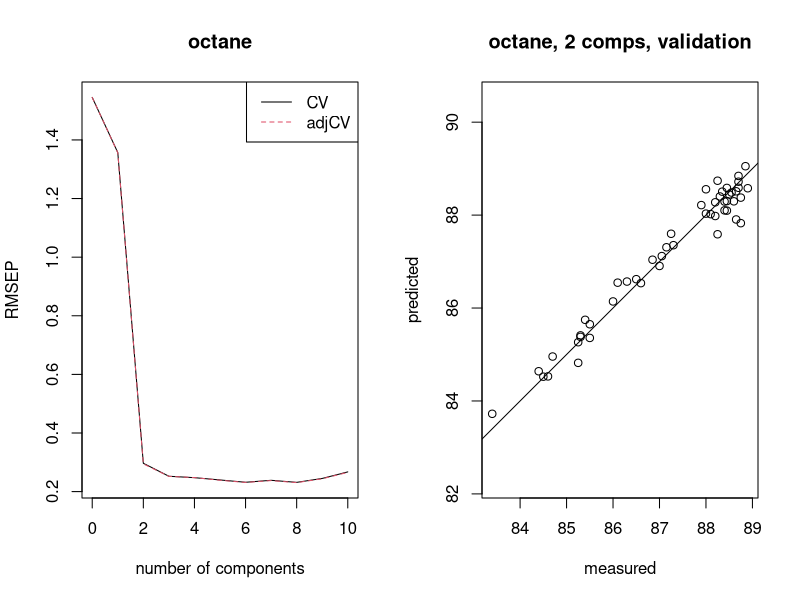
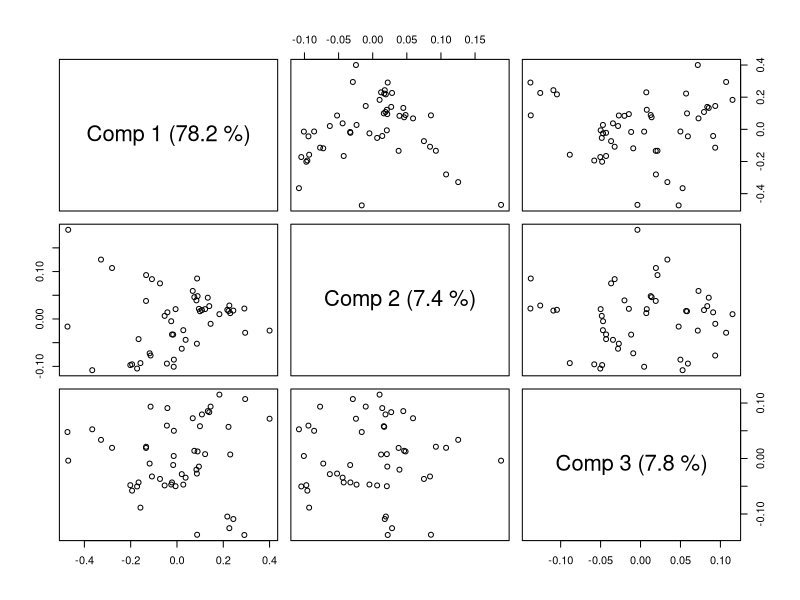
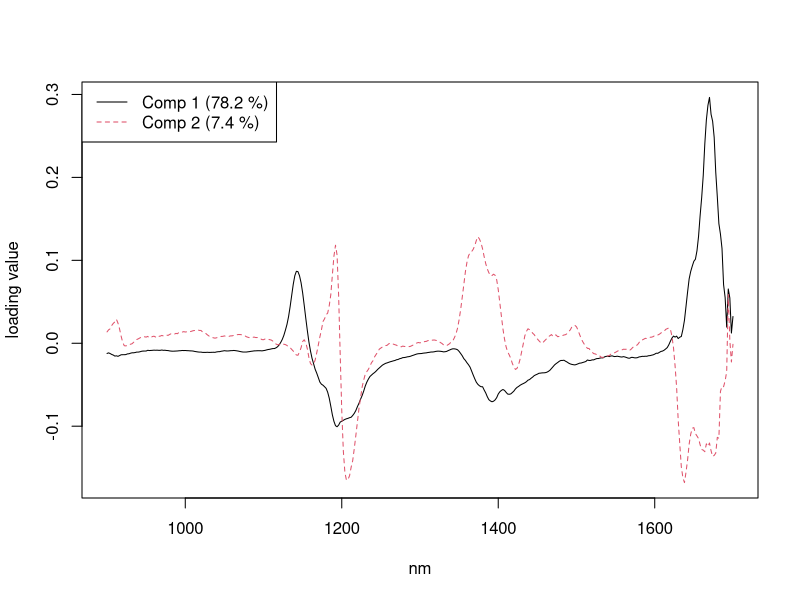
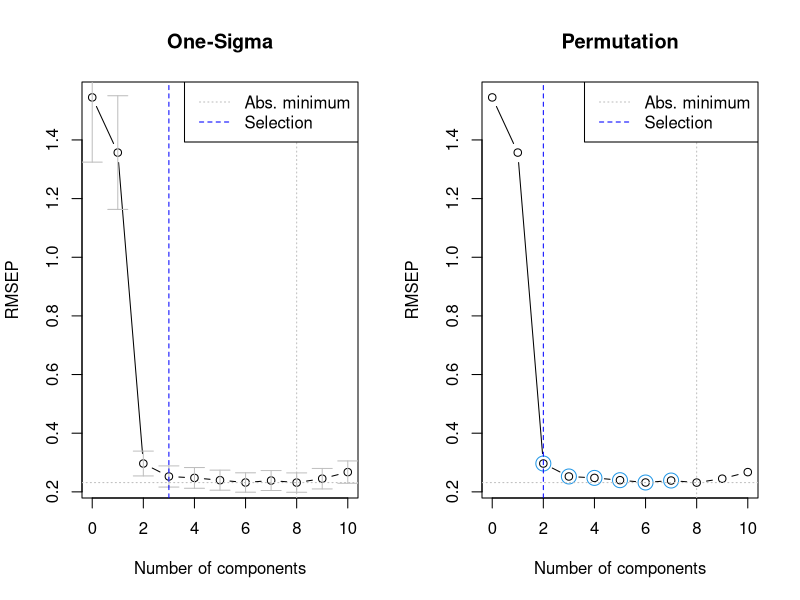
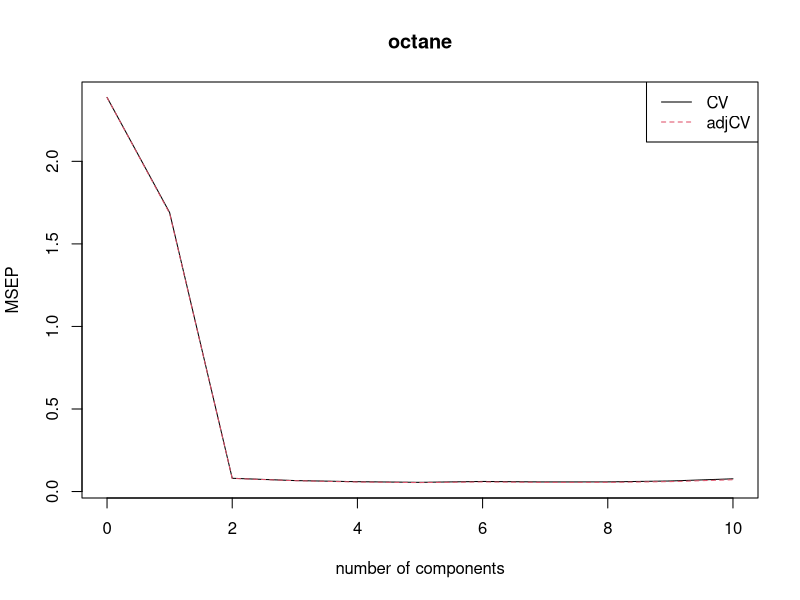
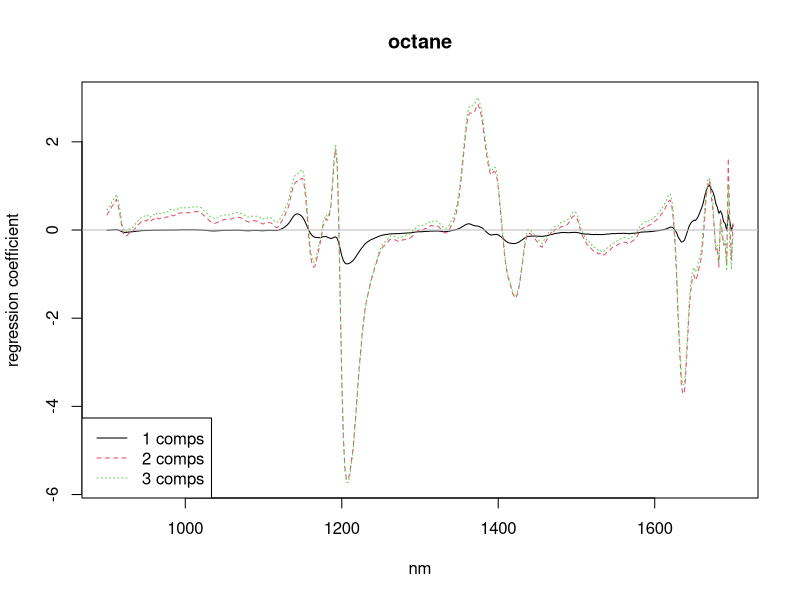
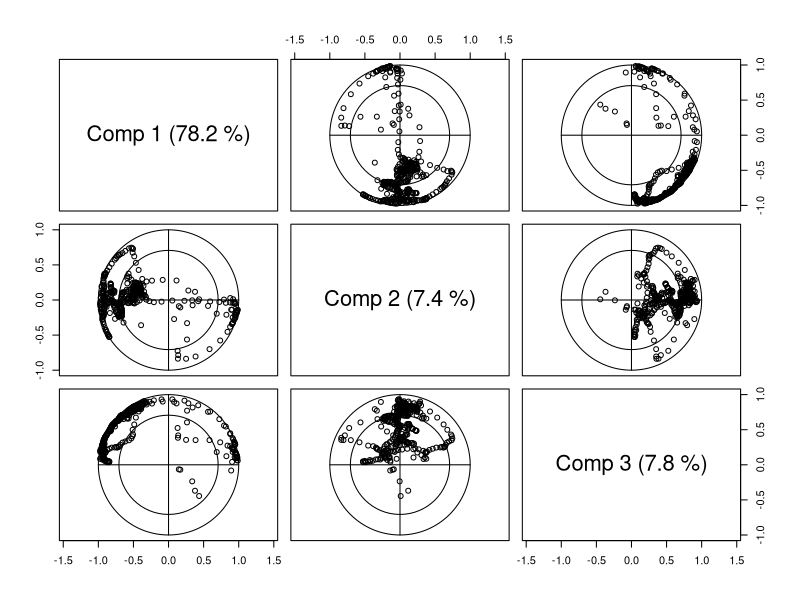
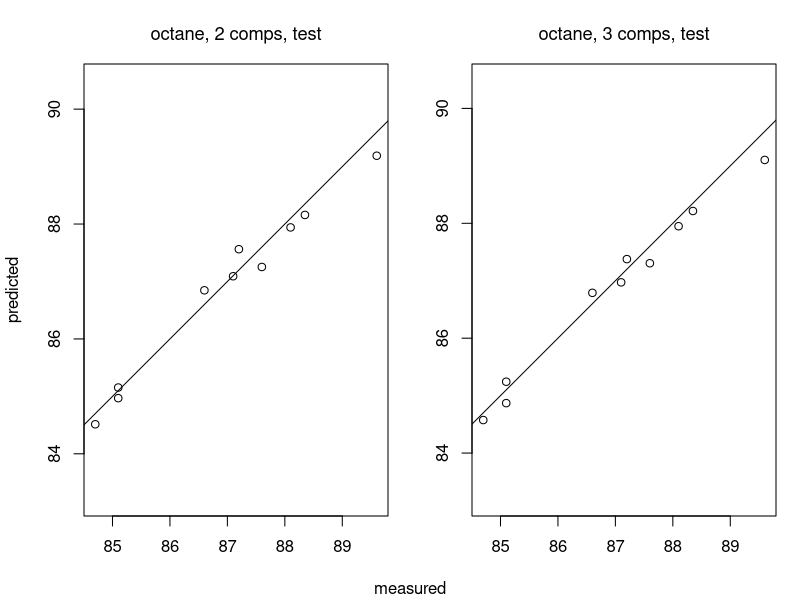

The R source for these figures, in order:
## ---- chunk 1
set.seed(1234)
knitr::opts_chunk$set(echo = TRUE, message = FALSE, warning = FALSE)
# num_cores <- parallel::detectCores()
options(mc.cores = parallel::detectCores(), expressions = 5e5, digits = 4)
## ---- chunk 2
library(tidyverse)
library(pls)
## ---- chunk 3
data(yarn)
data(oliveoil)
data(gasoline)
## ---- chunk 4
gasTrain <- gasoline[1:50,]
gasTest <- gasoline[51:60,]
## ---- chunk 5
gas1 <- plsr(octane ~ NIR, ncomp = 10, data = gasTrain, validation = "LOO")

summary(gas1)
## ---- chunk 6
par(mfrow = c(1, 2))
plot(RMSEP(gas1), legendpos = "topright")
# plot(gas1, plottype = "validation", legendpos = "topright")
plot(gas1, ncomp = 2, asp = 1, line = TRUE)
par(mfrow = c(1, 1))
## ---- chunk 7
plot(gas1, plottype = "scores", comps = 1:3)
## ---- chunk 8
explvar(gas1)
## ---- chunk 9
plot(gas1, "loadings", comps = 1:2, legendpos = "topleft", labels = "numbers", xlab = "nm")
## ---- chunk 10
predict(gas1, ncomp = 2, newdata = gasTest)
RMSEP(gas1, newdata = gasTest)
## ---- chunk 11
dim(oliveoil$sensory)
dim(oliveoil$chemical)
plsr(sensory ~ chemical, data = oliveoil)
## ---- chunk 12
dens1 <- plsr(density ~ NIR, ncomp = 5, data = yarn)
trainid <- which(yarn$train == TRUE)
dens2 <- update(dens1, subset = trainid)
dens3 <- update(dens1, ncomp = 10)
## ---- chunk 13
olive1 <- plsr(sensory ~ chemical, scale = TRUE, data = oliveoil)
## ---- chunk 14
par(mfrow = c(1, 2))
ncomp.onesigma <- selectNcomp(gas1, method = "onesigma", plot = TRUE, main = "One-Sigma")
ncomp.permut <- selectNcomp(gas1, method = "randomization", plot = TRUE, main = "Permutation")
par(mfrow = c(1, 1))
## ---- chunk 15
gas2 <- plsr(octane ~ msc(NIR), ncomp = 10, data = gasTrain) # msc is domain-sepcific to NIR
gas2.cv <- crossval(gas2, segments = 10)
plot(MSEP(gas2.cv), legendpos = "topright")
summary(gas2.cv, what = "validation")
## ---- chunk 16
plot(gas1, plottype = "coef", ncomp = 1:3, legendpos = "bottomleft", labels = "numbers", xlab = "nm")
## ---- chunk 17
plot(gas1, plottype = "correlation", comps = 1:3)
## ---- chunk 18
drop(predict(gas1, ncomp = 2:3, newdata = gasTest[1:5,]))
predplot(gas1, ncomp = 2:3, newdata = gasTest, asp = 1, line = TRUE)
